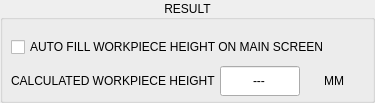
         <widget class="QGroupBox" name="groupBox_result">
          <property name="title">
           <string>RESULT</string>
          </property>
          <property name="alignment">
           <set>Qt::AlignCenter</set>
          </property>
          <layout class="QVBoxLayout" name="verticalLayout_6">
           <property name="spacing">
            <number>4</number>
           </property>
           <property name="leftMargin">
            <number>8</number>
           </property>
           <property name="topMargin">
            <number>12</number>
           </property>
           <property name="rightMargin">
            <number>8</number>
           </property>
           <property name="bottomMargin">
            <number>4</number>
           </property>
           <item>
            <widget class="QCheckBox" name="chk_autofill">
             <property name="sizePolicy">
              <sizepolicy hsizetype="Preferred" vsizetype="Preferred">
               <horstretch>0</horstretch>
               <verstretch>0</verstretch>
              </sizepolicy>
             </property>
             <property name="minimumSize">
              <size>
               <width>0</width>
               <height>30</height>
              </size>
             </property>
             <property name="maximumSize">
              <size>
               <width>16777215</width>
               <height>30</height>
              </size>
             </property>
             <property name="text">
              <string>AUTO FILL WORKPIECE HEIGHT ON MAIN SCREEN</string>
             </property>
            </widget>
           </item>
           <item>
            <widget class="QWidget" name="widget_height" native="true">
             <property name="minimumSize">
              <size>
               <width>0</width>
               <height>30</height>
              </size>
             </property>
             <property name="maximumSize">
              <size>
               <width>16777215</width>
               <height>30</height>
              </size>
             </property>
             <layout class="QHBoxLayout" name="horizontalLayout_11">
              <property name="spacing">
               <number>4</number>
              </property>
              <property name="leftMargin">
               <number>0</number>
              </property>
              <property name="topMargin">
               <number>0</number>
              </property>
              <property name="rightMargin">
               <number>0</number>
              </property>
              <property name="bottomMargin">
               <number>0</number>
              </property>
              <item>
               <widget class="QLabel" name="lbl_height">
                <property name="minimumSize">
                 <size>
                  <width>80</width>
                  <height>30</height>
                 </size>
                </property>
                <property name="maximumSize">
                 <size>
                  <width>16777215</width>
                  <height>30</height>
                 </size>
                </property>
                <property name="text">
                 <string>CALCULATED WORKPIECE HEIGHT</string>
                </property>
               </widget>
              </item>
              <item>
               <widget class="QLineEdit" name="lineEdit_height">
                <property name="sizePolicy">
                 <sizepolicy hsizetype="Preferred" vsizetype="Preferred">
                  <horstretch>0</horstretch>
                  <verstretch>0</verstretch>
                 </sizepolicy>
                </property>
                <property name="minimumSize">
                 <size>
                  <width>80</width>
                  <height>0</height>
                 </size>
                </property>
                <property name="maximumSize">
                 <size>
                  <width>80</width>
                  <height>16777215</height>
                 </size>
                </property>
                <property name="toolTip">
                 <string>Calculated workpiece height from machine table</string>
                </property>
                <property name="text">
                 <string>---</string>
                </property>
                <property name="maxLength">
                 <number>10</number>
                </property>
                <property name="alignment">
                 <set>Qt::AlignCenter</set>
                </property>
                <property name="readOnly">
                 <bool>true</bool>
                </property>
               </widget>
              </item>
              <item>
               <widget class="QLabel" name="lbl_height_unit">
                <property name="minimumSize">
                 <size>
                  <width>60</width>
                  <height>24</height>
                 </size>
                </property>
                <property name="maximumSize">
                 <size>
                  <width>60</width>
                  <height>24</height>
                 </size>
                </property>
                <property name="text">
                 <string>MM</string>
                </property>
                <property name="alignment">
                 <set>Qt::AlignCenter</set>
                </property>
               </widget>
              </item>
             </layout>
            </widget>
           </item>
          </layout>
         </widget>
